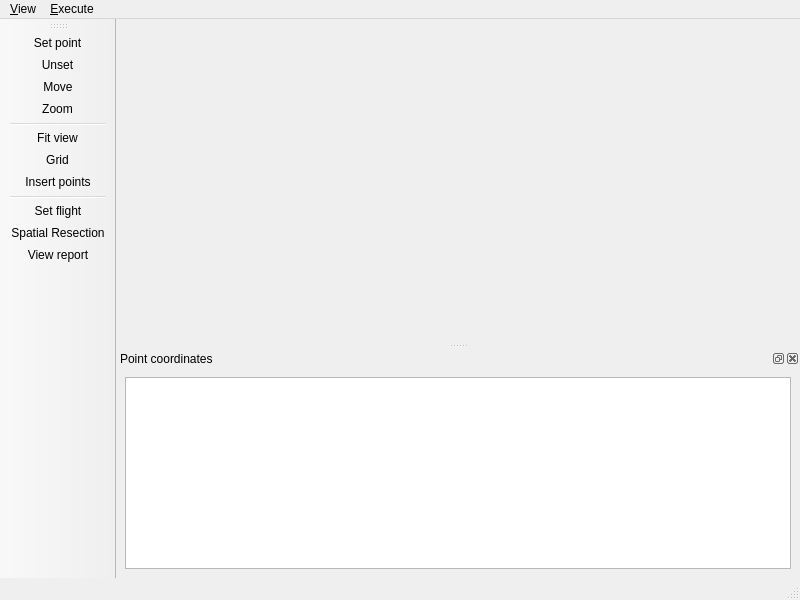
<?xml version="1.0" encoding="UTF-8"?>
<ui version="4.0">
 <class>SRMainWindow</class>
 <widget class="QMainWindow" name="SRMainWindow">
  <property name="geometry">
   <rect>
    <x>0</x>
    <y>0</y>
    <width>800</width>
    <height>600</height>
   </rect>
  </property>
  <property name="windowTitle">
   <string>Spatial Resection</string>
  </property>
  <property name="windowIcon">
   <iconset resource="../../../../br.uerj.eng.efoto.app/src/resource/resource.qrc">
    <normaloff>:/icon/WindowIcon.png</normaloff>:/icon/WindowIcon.png</iconset>
  </property>
  <widget class="QWidget" name="centralwidget"/>
  <widget class="QMenuBar" name="menubar">
   <property name="geometry">
    <rect>
     <x>0</x>
     <y>0</y>
     <width>800</width>
     <height>25</height>
    </rect>
   </property>
   <widget class="QMenu" name="menu_View">
    <property name="title">
     <string>&amp;View</string>
    </property>
    <addaction name="actionSet"/>
    <addaction name="actionMove"/>
    <addaction name="actionZoom"/>
    <addaction name="separator"/>
    <addaction name="actionFit"/>
    <addaction name="actionInsert_Points"/>
   </widget>
   <widget class="QMenu" name="menu_Execute">
    <property name="title">
     <string>&amp;Execute</string>
    </property>
    <addaction name="actionFlight"/>
    <addaction name="actionSpatialRessection"/>
    <addaction name="actionTable"/>
   </widget>
   <addaction name="menu_View"/>
   <addaction name="menu_Execute"/>
  </widget>
  <widget class="QStatusBar" name="statusbar"/>
  <widget class="QDockWidget" name="dockWidget">
   <property name="windowTitle">
    <string>Point coordinates</string>
   </property>
   <attribute name="dockWidgetArea">
    <number>8</number>
   </attribute>
   <widget class="QWidget" name="dockWidgetContents">
    <layout class="QGridLayout" name="gridLayout">
     <item row="0" column="0">
      <widget class="QTableView" name="table1"/>
     </item>
    </layout>
   </widget>
  </widget>
  <widget class="QToolBar" name="toolBar">
   <property name="windowTitle">
    <string>toolBar</string>
   </property>
   <attribute name="toolBarArea">
    <enum>LeftToolBarArea</enum>
   </attribute>
   <attribute name="toolBarBreak">
    <bool>false</bool>
   </attribute>
   <addaction name="actionSet"/>
   <addaction name="actionUnset"/>
   <addaction name="actionMove"/>
   <addaction name="actionZoom"/>
   <addaction name="separator"/>
   <addaction name="actionFit"/>
   <addaction name="actionGrid"/>
   <addaction name="actionInsert_Points"/>
   <addaction name="separator"/>
   <addaction name="actionFlight"/>
   <addaction name="actionSpatialRessection"/>
   <addaction name="actionTable"/>
  </widget>
  <action name="actionZoom">
   <property name="icon">
    <iconset resource="../../../../br.uerj.eng.efoto.app/src/resource/resource.qrc">
     <normaloff>:/icon/find.png</normaloff>:/icon/find.png</iconset>
   </property>
   <property name="text">
    <string>&amp;Zoom</string>
   </property>
   <property name="toolTip">
    <string>&lt;!DOCTYPE HTML PUBLIC &quot;-//W3C//DTD HTML 4.0//EN&quot; &quot;http://www.w3.org/TR/REC-html40/strict.dtd&quot;&gt;
&lt;html&gt;&lt;head&gt;&lt;meta name=&quot;qrichtext&quot; content=&quot;1&quot; /&gt;&lt;style type=&quot;text/css&quot;&gt;
p, li { white-space: pre-wrap; }
&lt;/style&gt;&lt;/head&gt;&lt;body style=&quot; font-family:'Sans'; font-size:10pt; font-weight:400; font-style:normal;&quot;&gt;
&lt;p style=&quot; margin-top:0px; margin-bottom:0px; margin-left:0px; margin-right:0px; -qt-block-indent:0; text-indent:0px;&quot;&gt;&lt;span style=&quot; color:#000000;&quot;&gt;Zoom&lt;/span&gt;&lt;/p&gt;&lt;/body&gt;&lt;/html&gt;</string>
   </property>
   <property name="shortcut">
    <string>Ctrl+Z</string>
   </property>
  </action>
  <action name="actionMove">
   <property name="icon">
    <iconset resource="../../../../br.uerj.eng.efoto.app/src/resource/resource.qrc">
     <normaloff>:/icon/move.png</normaloff>:/icon/move.png</iconset>
   </property>
   <property name="text">
    <string>&amp;Move</string>
   </property>
   <property name="toolTip">
    <string>&lt;!DOCTYPE HTML PUBLIC &quot;-//W3C//DTD HTML 4.0//EN&quot; &quot;http://www.w3.org/TR/REC-html40/strict.dtd&quot;&gt;
&lt;html&gt;&lt;head&gt;&lt;meta name=&quot;qrichtext&quot; content=&quot;1&quot; /&gt;&lt;style type=&quot;text/css&quot;&gt;
p, li { white-space: pre-wrap; }
&lt;/style&gt;&lt;/head&gt;&lt;body style=&quot; font-family:'Sans'; font-size:10pt; font-weight:400; font-style:normal;&quot;&gt;
&lt;p style=&quot; margin-top:0px; margin-bottom:0px; margin-left:0px; margin-right:0px; -qt-block-indent:0; text-indent:0px;&quot;&gt;&lt;span style=&quot; color:#000000;&quot;&gt;Move&lt;/span&gt;&lt;/p&gt;&lt;/body&gt;&lt;/html&gt;</string>
   </property>
   <property name="shortcut">
    <string>Ctrl+M</string>
   </property>
  </action>
  <action name="actionFit">
   <property name="icon">
    <iconset resource="../../../../br.uerj.eng.efoto.app/src/resource/resource.qrc">
     <normaloff>:/icon/fit.png</normaloff>:/icon/fit.png</iconset>
   </property>
   <property name="text">
    <string>Fit &amp;view</string>
   </property>
   <property name="toolTip">
    <string>&lt;!DOCTYPE HTML PUBLIC &quot;-//W3C//DTD HTML 4.0//EN&quot; &quot;http://www.w3.org/TR/REC-html40/strict.dtd&quot;&gt;
&lt;html&gt;&lt;head&gt;&lt;meta name=&quot;qrichtext&quot; content=&quot;1&quot; /&gt;&lt;style type=&quot;text/css&quot;&gt;
p, li { white-space: pre-wrap; }
&lt;/style&gt;&lt;/head&gt;&lt;body style=&quot; font-family:'Sans'; font-size:10pt; font-weight:400; font-style:normal;&quot;&gt;
&lt;p style=&quot; margin-top:0px; margin-bottom:0px; margin-left:0px; margin-right:0px; -qt-block-indent:0; text-indent:0px;&quot;&gt;&lt;span style=&quot; color:#000000;&quot;&gt;Fit view&lt;/span&gt;&lt;/p&gt;&lt;/body&gt;&lt;/html&gt;</string>
   </property>
   <property name="shortcut">
    <string>Ctrl+V</string>
   </property>
  </action>
  <action name="actionSet">
   <property name="icon">
    <iconset>
     <normaloff>:/icon/mark.png</normaloff>:/icon/mark.png</iconset>
   </property>
   <property name="text">
    <string>&amp;Set point</string>
   </property>
   <property name="toolTip">
    <string>&lt;!DOCTYPE HTML PUBLIC &quot;-//W3C//DTD HTML 4.0//EN&quot; &quot;http://www.w3.org/TR/REC-html40/strict.dtd&quot;&gt;
&lt;html&gt;&lt;head&gt;&lt;meta name=&quot;qrichtext&quot; content=&quot;1&quot; /&gt;&lt;style type=&quot;text/css&quot;&gt;
p, li { white-space: pre-wrap; }
&lt;/style&gt;&lt;/head&gt;&lt;body style=&quot; font-family:'Sans'; font-size:10pt; font-weight:400; font-style:normal;&quot;&gt;
&lt;p style=&quot; margin-top:0px; margin-bottom:0px; margin-left:0px; margin-right:0px; -qt-block-indent:0; text-indent:0px;&quot;&gt;&lt;span style=&quot; color:#000000;&quot;&gt;Set point&lt;/span&gt;&lt;/p&gt;&lt;/body&gt;&lt;/html&gt;</string>
   </property>
   <property name="shortcut">
    <string>Ctrl+S</string>
   </property>
  </action>
  <action name="actionUnset">
   <property name="icon">
    <iconset resource="../../../../br.uerj.eng.efoto.app/src/resource/resource.qrc">
     <normaloff>:/icon/unmark.png</normaloff>:/icon/unmark.png</iconset>
   </property>
   <property name="text">
    <string>Unset</string>
   </property>
   <property name="toolTip">
    <string>Unset Point</string>
   </property>
   <property name="visible">
    <bool>false</bool>
   </property>
  </action>
  <action name="actionGrid">
   <property name="icon">
    <iconset resource="../../../../br.uerj.eng.efoto.app/src/resource/resource.qrc">
     <normaloff>:/icon/grid.png</normaloff>:/icon/grid.png</iconset>
   </property>
   <property name="text">
    <string>Grid</string>
   </property>
   <property name="toolTip">
    <string>Activate Grid</string>
   </property>
   <property name="visible">
    <bool>false</bool>
   </property>
  </action>
  <action name="actionSpatialRessection">
   <property name="icon">
    <iconset resource="../../../../br.uerj.eng.efoto.app/src/resource/resource.qrc">
     <normaloff>:/icon/exterior.png</normaloff>:/icon/exterior.png</iconset>
   </property>
   <property name="text">
    <string>Exterior &amp;orientation</string>
   </property>
   <property name="iconText">
    <string>Spatial Resection</string>
   </property>
   <property name="toolTip">
    <string>&lt;!DOCTYPE HTML PUBLIC &quot;-//W3C//DTD HTML 4.0//EN&quot; &quot;http://www.w3.org/TR/REC-html40/strict.dtd&quot;&gt;
&lt;html&gt;&lt;head&gt;&lt;meta name=&quot;qrichtext&quot; content=&quot;1&quot; /&gt;&lt;style type=&quot;text/css&quot;&gt;
p, li { white-space: pre-wrap; }
&lt;/style&gt;&lt;/head&gt;&lt;body style=&quot; font-family:'Sans'; font-size:10pt; font-weight:400; font-style:normal;&quot;&gt;
&lt;p style=&quot; margin-top:0px; margin-bottom:0px; margin-left:0px; margin-right:0px; -qt-block-indent:0; text-indent:0px;&quot;&gt;&lt;span style=&quot; color:#000000;&quot;&gt;Exterior orientation&lt;/span&gt;&lt;/p&gt;&lt;/body&gt;&lt;/html&gt;</string>
   </property>
   <property name="shortcut">
    <string>Ctrl+O</string>
   </property>
  </action>
  <action name="actionFlight">
   <property name="icon">
    <iconset resource="../../../../br.uerj.eng.efoto.app/src/resource/resource.qrc">
     <normaloff>:/icon/fd.png</normaloff>:/icon/fd.png</iconset>
   </property>
   <property name="text">
    <string>Set &amp;flight</string>
   </property>
   <property name="toolTip">
    <string>&lt;!DOCTYPE HTML PUBLIC &quot;-//W3C//DTD HTML 4.0//EN&quot; &quot;http://www.w3.org/TR/REC-html40/strict.dtd&quot;&gt;
&lt;html&gt;&lt;head&gt;&lt;meta name=&quot;qrichtext&quot; content=&quot;1&quot; /&gt;&lt;style type=&quot;text/css&quot;&gt;
p, li { white-space: pre-wrap; }
&lt;/style&gt;&lt;/head&gt;&lt;body style=&quot; font-family:'Sans'; font-size:10pt; font-weight:400; font-style:normal;&quot;&gt;
&lt;p style=&quot; margin-top:0px; margin-bottom:0px; margin-left:0px; margin-right:0px; -qt-block-indent:0; text-indent:0px;&quot;&gt;&lt;span style=&quot; color:#000000;&quot;&gt;Set flight&lt;/span&gt;&lt;/p&gt;&lt;/body&gt;&lt;/html&gt;</string>
   </property>
   <property name="shortcut">
    <string>Ctrl+F</string>
   </property>
  </action>
  <action name="actionTable">
   <property name="icon">
    <iconset resource="../../../../br.uerj.eng.efoto.app/src/resource/resource.qrc">
     <normaloff>:/icon/table.png</normaloff>:/icon/table.png</iconset>
   </property>
   <property name="text">
    <string>View &amp;report</string>
   </property>
   <property name="toolTip">
    <string>&lt;!DOCTYPE HTML PUBLIC &quot;-//W3C//DTD HTML 4.0//EN&quot; &quot;http://www.w3.org/TR/REC-html40/strict.dtd&quot;&gt;
&lt;html&gt;&lt;head&gt;&lt;meta name=&quot;qrichtext&quot; content=&quot;1&quot; /&gt;&lt;style type=&quot;text/css&quot;&gt;
p, li { white-space: pre-wrap; }
&lt;/style&gt;&lt;/head&gt;&lt;body style=&quot; font-family:'Sans'; font-size:10pt; font-weight:400; font-style:normal;&quot;&gt;
&lt;p style=&quot; margin-top:0px; margin-bottom:0px; margin-left:0px; margin-right:0px; -qt-block-indent:0; text-indent:0px;&quot;&gt;&lt;span style=&quot; color:#000000;&quot;&gt;View report&lt;/span&gt;&lt;/p&gt;&lt;/body&gt;&lt;/html&gt;</string>
   </property>
   <property name="shortcut">
    <string>Ctrl+R</string>
   </property>
  </action>
  <action name="actionInsert_Points">
   <property name="icon">
    <iconset resource="../../../../br.uerj.eng.efoto.app/src/resource/resource.qrc">
     <normaloff>:/icon/export.png</normaloff>:/icon/export.png</iconset>
   </property>
   <property name="text">
    <string>&amp;Insert points</string>
   </property>
   <property name="toolTip">
    <string>&lt;!DOCTYPE HTML PUBLIC &quot;-//W3C//DTD HTML 4.0//EN&quot; &quot;http://www.w3.org/TR/REC-html40/strict.dtd&quot;&gt;
&lt;html&gt;&lt;head&gt;&lt;meta name=&quot;qrichtext&quot; content=&quot;1&quot; /&gt;&lt;style type=&quot;text/css&quot;&gt;
p, li { white-space: pre-wrap; }
&lt;/style&gt;&lt;/head&gt;&lt;body style=&quot; font-family:'Sans'; font-size:10pt; font-weight:400; font-style:normal;&quot;&gt;
&lt;p style=&quot; margin-top:0px; margin-bottom:0px; margin-left:0px; margin-right:0px; -qt-block-indent:0; text-indent:0px;&quot;&gt;&lt;span style=&quot; color:#000000;&quot;&gt;Insert points&lt;/span&gt;&lt;/p&gt;&lt;/body&gt;&lt;/html&gt;</string>
   </property>
   <property name="shortcut">
    <string>Ctrl+I</string>
   </property>
  </action>
 </widget>
 <resources>
  <include location="../../../../br.uerj.eng.efoto.app/src/resource/resource.qrc"/>
 </resources>
 <connections/>
</ui>
